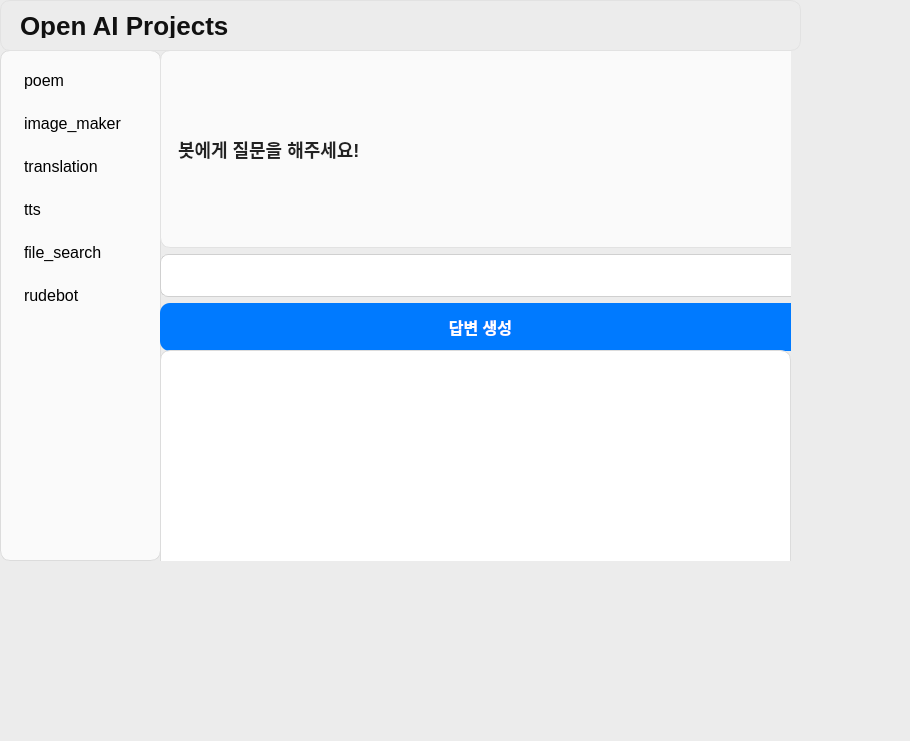
<?xml version="1.0" encoding="UTF-8"?>
<ui version="4.0">
 <class>MainWindow</class>
 <widget class="QMainWindow" name="MainWindow">
  <property name="geometry">
   <rect>
    <x>0</x>
    <y>0</y>
    <width>910</width>
    <height>741</height>
   </rect>
  </property>
  <property name="windowTitle">
   <string>MainWindow</string>
  </property>
  <property name="styleSheet">
   <string notr="true">
/* Apple-like Modern UI Theme */

/* 전체 윈도우 배경 */
QMainWindow {
    background-color: #ececec;
}

/* 타이틀 영역 라벨 */
#label_3 {
    font-size: 26px;
    font-weight: 700;
    color: #111111;
    background-color: transparent;
    padding: 12px;
    qproperty-alignment: AlignHCenter;
}

/* 모든 라벨 */
QLabel {
    font-size: 18px;
    font-weight: 600;
    color: #222222;
    background-color: #fafafa;
    border-radius: 10px;
    padding: 12px;
    border: 1px solid #e2e2e2;
}

/* Input 텍스트 박스 */
QLineEdit {
    background-color: #ffffff;
    padding: 10px;
    border: 1px solid #d0d0d0;
    border-radius: 8px;
    font-size: 16px;
    color: #333333;
}

/* 버튼 */
QPushButton {
    background-color: #007aff;
    color: white;
    font-size: 16px;
    padding: 12px;
    border-radius: 10px;
    font-weight: 600;
}
QPushButton:hover {
    background-color: #006ae6;
}
QPushButton:pressed {
    background-color: #0056c1;
}

/* 리스트 메뉴 - 사이드바 */
QListWidget {
    background-color: #fafafa;
    border-radius: 10px;
    padding: 8px;
    font-size: 16px;
    border: 1px solid #dcdcdc;
}
QListWidget::item {
    padding: 12px;
    border-radius: 6px;
}
QListWidget::item:selected {
    background-color: #007aff;
    color: white;
}

/* 텍스트 박스들 */
QTextEdit, QTextBrowser {
    background-color: #ffffff;
    border: 1px solid #dcdcdc;
    border-radius: 10px;
    padding: 12px;
    font-size: 16px;
    color: #333333;
}
</string>
  </property>
  <widget class="QWidget" name="centralwidget">
   <widget class="QWidget" name="horizontalLayoutWidget">
    <property name="geometry">
     <rect>
      <x>0</x>
      <y>50</y>
      <width>161</width>
      <height>511</height>
     </rect>
    </property>
    <layout class="QHBoxLayout" name="horizontalLayout">
     <item>
      <widget class="QListWidget" name="menu_list">
       <item>
        <property name="text">
         <string>poem</string>
        </property>
       </item>
       <item>
        <property name="text">
         <string>image_maker</string>
        </property>
       </item>
       <item>
        <property name="text">
         <string>translation</string>
        </property>
       </item>
       <item>
        <property name="text">
         <string>tts</string>
        </property>
       </item>
       <item>
        <property name="text">
         <string>file_search</string>
        </property>
       </item>
       <item>
        <property name="text">
         <string>rudebot</string>
        </property>
       </item>
      </widget>
     </item>
    </layout>
   </widget>
   <widget class="QStackedWidget" name="stackedWidget">
    <property name="geometry">
     <rect>
      <x>160</x>
      <y>50</y>
      <width>631</width>
      <height>511</height>
     </rect>
    </property>
    <property name="currentIndex">
     <number>5</number>
    </property>
    <widget class="QWidget" name="page">
     <widget class="QWidget" name="verticalLayoutWidget_2">
      <property name="geometry">
       <rect>
        <x>0</x>
        <y>0</y>
        <width>641</width>
        <height>151</height>
       </rect>
      </property>
      <layout class="QVBoxLayout" name="verticalLayout_3">
       <item>
        <widget class="QLabel" name="label">
         <sizepolicy hsizetype="Expanding" vsizetype="Fixed">
          <horstretch>0</horstretch>
          <verstretch>0</verstretch>
         </sizepolicy>
         <property name="text">
          <string>시 주제를 입력하세요</string>
         </property>
        </widget>
       </item>
       <item>
        <widget class="QLineEdit" name="poem_topic_input">
         <sizepolicy hsizetype="Expanding" vsizetype="Fixed">
          <horstretch>0</horstretch>
          <verstretch>0</verstretch>
         </sizepolicy>
         <property name="text">
          <string/>
         </property>
        </widget>
       </item>
       <item>
        <widget class="QPushButton" name="poem_generate_btn">
         <sizepolicy hsizetype="Expanding" vsizetype="Fixed">
          <horstretch>0</horstretch>
          <verstretch>0</verstretch>
         </sizepolicy>
         <property name="text">
          <string>시 생성</string>
         </property>
        </widget>
       </item>
      </layout>
     </widget>
     <widget class="QTextBrowser" name="poem_result_view">
      <property name="geometry">
       <rect>
        <x>0</x>
        <y>150</y>
        <width>631</width>
        <height>361</height>
       </rect>
      </property>
     </widget>
    </widget>
    <widget class="QWidget" name="page_2">
     <widget class="QWidget" name="verticalLayoutWidget_4">
      <property name="geometry">
       <rect>
        <x>0</x>
        <y>0</y>
        <width>641</width>
        <height>151</height>
       </rect>
      </property>
      <layout class="QVBoxLayout" name="verticalLayout_5">
       <item>
        <widget class="QLabel" name="label_2">
         <sizepolicy hsizetype="Expanding" vsizetype="Fixed">
          <horstretch>0</horstretch>
          <verstretch>0</verstretch>
         </sizepolicy>
         <property name="text">
          <string>생성할 그림을 설명해주세요</string>
         </property>
        </widget>
       </item>
       <item>
        <widget class="QLineEdit" name="image_prompt_input">
         <sizepolicy hsizetype="Expanding" vsizetype="Fixed">
          <horstretch>0</horstretch>
          <verstretch>0</verstretch>
         </sizepolicy>
        </widget>
       </item>
       <item>
        <widget class="QPushButton" name="image_generate_btn">
         <sizepolicy hsizetype="Expanding" vsizetype="Fixed">
          <horstretch>0</horstretch>
          <verstretch>0</verstretch>
         </sizepolicy>
         <property name="text">
          <string>그림 생성</string>
         </property>
        </widget>
       </item>
      </layout>
     </widget>
     <widget class="QLabel" name="image_display_label">
      <sizepolicy hsizetype="Expanding" vsizetype="Expanding">
       <horstretch>0</horstretch>
       <verstretch>0</verstretch>
      </sizepolicy>
      <property name="geometry">
       <rect>
        <x>0</x>
        <y>150</y>
        <width>639</width>
        <height>361</height>
       </rect>
      </property>
      <property name="text">
       <string/>
      </property>
      <property name="scaledContents">
       <bool>true</bool>
      </property>
     </widget>
    </widget>
    <widget class="QWidget" name="page_3">
     <widget class="QWidget" name="verticalLayoutWidget_3">
      <property name="geometry">
       <rect>
        <x>0</x>
        <y>0</y>
        <width>641</width>
        <height>151</height>
       </rect>
      </property>
      <layout class="QVBoxLayout" name="verticalLayout_4">
       <item>
        <widget class="QTextEdit" name="translate_source_input">
         <sizepolicy hsizetype="Expanding" vsizetype="Expanding">
          <horstretch>0</horstretch>
          <verstretch>0</verstretch>
         </sizepolicy>
        </widget>
       </item>
       <item>
        <widget class="QPushButton" name="translate_btn">
         <sizepolicy hsizetype="Expanding" vsizetype="Fixed">
          <horstretch>0</horstretch>
          <verstretch>0</verstretch>
         </sizepolicy>
         <property name="text">
          <string>번역 실행</string>
         </property>
        </widget>
       </item>
      </layout>
     </widget>
     <widget class="QTextEdit" name="translate_result_view">
      <property name="geometry">
       <rect>
        <x>0</x>
        <y>150</y>
        <width>631</width>
        <height>361</height>
       </rect>
      </property>
     </widget>
    </widget>
    <widget class="QWidget" name="page_4">
     <widget class="QWidget" name="verticalLayoutWidget_5">
      <property name="geometry">
       <rect>
        <x>0</x>
        <y>0</y>
        <width>641</width>
        <height>301</height>
       </rect>
      </property>
      <layout class="QVBoxLayout" name="verticalLayout_6">
       <item>
        <widget class="QLabel" name="label_4">
         <sizepolicy hsizetype="Expanding" vsizetype="Fixed">
          <horstretch>0</horstretch>
          <verstretch>0</verstretch>
         </sizepolicy>
         <property name="text">
          <string>오디오 파일의 경로를 입력하세요. </string>
         </property>
        </widget>
       </item>
       <item>
        <widget class="QLineEdit" name="audio_source_input">
         <sizepolicy hsizetype="Expanding" vsizetype="Fixed">
          <horstretch>0</horstretch>
          <verstretch>0</verstretch>
         </sizepolicy>
         <property name="text">
          <string>오디오 경로를 입력하세요</string>
         </property>
        </widget>
       </item>
       <item>
        <widget class="QPushButton" name="audio_note_btn">
         <sizepolicy hsizetype="Expanding" vsizetype="Fixed">
          <horstretch>0</horstretch>
          <verstretch>0</verstretch>
         </sizepolicy>
         <property name="text">
          <string>오디오 회의 요약 노트 생성</string>
         </property>
        </widget>
       </item>
       <item>
        <widget class="QLabel" name="audio_status_label">
         <property name="text">
          <string/>
         </property>
         <property name="alignment">
          <set>Qt::AlignCenter</set>
         </property>
        </widget>
       </item>
       <item>
        <widget class="QTextBrowser" name="audio_output_view">
         <property name="minimumHeight">
          <number>120</number>
         </property>
         <property name="maximumHeight">
          <number>200</number>
         </property>
         <property name="text">
          <string/>
         </property>
        </widget>
       </item>
      </layout>
     </widget>
    </widget>
    <widget class="QWidget" name="page_5">
     <widget class="QWidget" name="verticalLayoutWidget_6">
      <property name="geometry">
       <rect>
        <x>0</x>
        <y>0</y>
        <width>641</width>
        <height>301</height>
       </rect>
      </property>
      <layout class="QVBoxLayout" name="verticalLayout_8">
       <item>
        <widget class="QLabel" name="label_7">
         <sizepolicy hsizetype="Expanding" vsizetype="Fixed">
          <horstretch>0</horstretch>
          <verstretch>0</verstretch>
         </sizepolicy>
         <property name="text">
          <string>분석할 파일 경로를 입력하고, 파일에 관련된 질문을 작성해주세요.</string>
         </property>
        </widget>
       </item>
       <item>
        <widget class="QLineEdit" name="file_input">
         <sizepolicy hsizetype="Expanding" vsizetype="Fixed">
          <horstretch>0</horstretch>
          <verstretch>0</verstretch>
         </sizepolicy>
         <property name="text">
          <string>파일 경로를 입력하세요</string>
         </property>
        </widget>
       </item>
       <item>
        <widget class="QLineEdit" name="user_input">
         <sizepolicy hsizetype="Expanding" vsizetype="Fixed">
          <horstretch>0</horstretch>
          <verstretch>0</verstretch>
         </sizepolicy>
         <property name="text">
          <string>파일 내에 질문사항을 입력해주세요</string>
         </property>
        </widget>
       </item>
       <item>
        <widget class="QPushButton" name="file_btn">
         <sizepolicy hsizetype="Expanding" vsizetype="Fixed">
          <horstretch>0</horstretch>
          <verstretch>0</verstretch>
         </sizepolicy>
         <property name="text">
          <string>답변 생성</string>
         </property>
        </widget>
       </item>
      </layout>
     </widget>
     <widget class="QTextEdit" name="translate_result_view_2">
      <property name="geometry">
       <rect>
        <x>0</x>
        <y>300</y>
        <width>631</width>
        <height>361</height>
       </rect>
      </property>
     </widget>
    </widget>
    <widget class="QWidget" name="page_6">
     <widget class="QWidget" name="verticalLayoutWidget_7">
      <property name="geometry">
       <rect>
        <x>0</x>
        <y>0</y>
        <width>641</width>
        <height>301</height>
       </rect>
      </property>
      <layout class="QVBoxLayout" name="verticalLayout_9">
       <item>
        <widget class="QLabel" name="label_8">
         <sizepolicy hsizetype="Expanding" vsizetype="Fixed">
          <horstretch>0</horstretch>
          <verstretch>0</verstretch>
         </sizepolicy>
         <property name="text">
          <string>봇에게 질문을 해주세요!</string>
         </property>
        </widget>
       </item>
       <item>
        <widget class="QLineEdit" name="rudebot_input_2">
         <sizepolicy hsizetype="Expanding" vsizetype="Fixed">
          <horstretch>0</horstretch>
          <verstretch>0</verstretch>
         </sizepolicy>
         <property name="text">
          <string/>
         </property>
        </widget>
       </item>
       <item>
        <widget class="QPushButton" name="rudebot_btn_2">
         <sizepolicy hsizetype="Expanding" vsizetype="Fixed">
          <horstretch>0</horstretch>
          <verstretch>0</verstretch>
         </sizepolicy>
         <property name="text">
          <string>답변 생성</string>
         </property>
        </widget>
       </item>
      </layout>
     </widget>
     <widget class="QTextEdit" name="translate_result_view_3">
      <property name="geometry">
       <rect>
        <x>0</x>
        <y>300</y>
        <width>631</width>
        <height>361</height>
       </rect>
      </property>
     </widget>
    </widget>
   </widget>
   <widget class="QWidget" name="verticalLayoutWidget">
    <property name="geometry">
     <rect>
      <x>0</x>
      <y>0</y>
      <width>801</width>
      <height>51</height>
     </rect>
    </property>
    <layout class="QVBoxLayout" name="verticalLayout_2">
     <item>
      <widget class="QLabel" name="label_3">
       <property name="text">
        <string>Open AI Projects</string>
       </property>
      </widget>
     </item>
    </layout>
   </widget>
  </widget>
  <widget class="QMenuBar" name="menubar">
   <property name="geometry">
    <rect>
     <x>0</x>
     <y>0</y>
     <width>910</width>
     <height>33</height>
    </rect>
   </property>
  </widget>
 </widget>
 <resources/>
 <connections/>
</ui>
